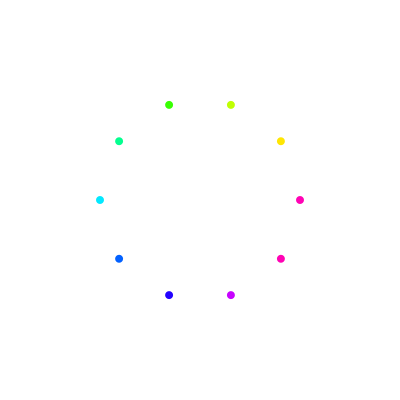
Frame 1 (no input)
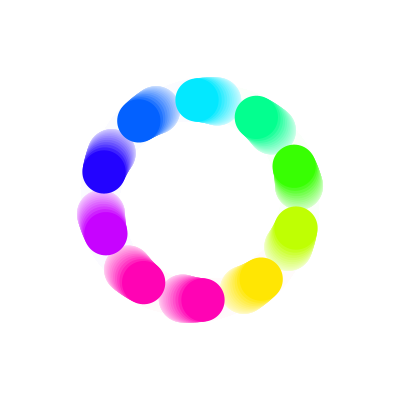
Frame 60 (the mouse pressed at the canvas centre just before this capture)
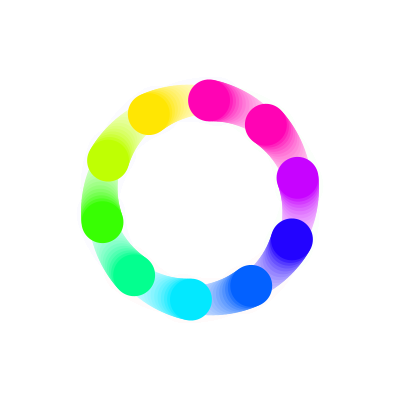
Frame 120 (the mouse held since frame 60 and released just before this capture)

The Processing sketch that drew these frames (run headless with seeded random() and noise(); from frame 60 on, the mouse is pressed at the canvas centre):

// Processing sketch: sketch6623
// ── sketch6623.pde
void setup(){
  size(400,400);
  background(-1);
}
int A=100,N=10;
float C=0.0, D=0;
color[] c = {
  #FF03B4, #FF03B4, #C703FF, #2303FF, #0361FF, #03E8FF, #03FF8F, #38FF03, #BFFF03, #FFE603
};
void draw(){
  //background(-1);
  fill(-1,30);
  noStroke();
  rect(0,0,width,height);
  C = 100*sin(radians(D));
float r =abs(40*sin(radians(D)))+8;
  noStroke();
  for(int e=0; e<N; e++){
    float x=width/2+A*cos(radians(e*360/N+C));
    float y=height/2+A*sin(radians(e*360/N+C));
    fill(c[e]);
    ellipse(x,y,r,r);
  }
  D+=2;
}
